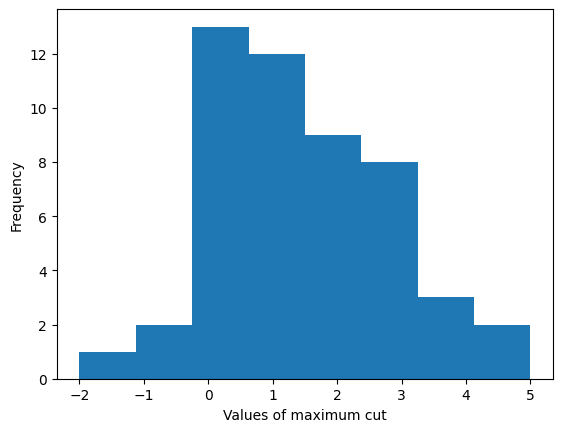

The script that saved this image:
# ------ Import necessary packages ----
from collections import defaultdict
from dwave.system.samplers import DWaveSampler
from dwave.system.composites import EmbeddingComposite
import networkx as nx
import numpy as np

import matplotlib
matplotlib.use("agg")
from matplotlib import pyplot as plt

# from graph_creation import compexact_bipartipe_graph, stochastic_block_model
from greedy_algAlix import greedy_algorithm
from synthetic_data import stochastic_block_model
from synthetic_data import compexact_bipartipe_graph


## Run the approximate bipartipe graph and the greedy algorithm a hundred times and save the results 
M =5 # number of run 
nsize = 10 #size of the graph

#create vector to save the results in
res_diff = np.array([]) #the difference in results
greedy_score = np.array([]) #the greedy score 
quantum_score = np.array([]) #the quantum score 

for i in range(0,M):
    ## Classical algorithm - greedy 
    G = stochastic_block_model(nsize,a=0.1,b=0.5,c=0.1,d=0.1)
    _,_,Sg = greedy_algorithm(G)
    greedy_score = np.append(greedy_score,Sg)

    ## Quantum Annealing
    ## ------- Set up our QUBO dictionary -------
    Q = defaultdict(int)
    ## Update Q matrix for every edge in the graph
    for i, j in G.edges:
        Q[(i,i)]+= -1
        Q[(j,j)]+= -1
        Q[(i,j)]+= 2
    # # ------- Run our QUBO on the QPU -------
    # Set up QPU parameters
    chainstrength = 8
    numruns = 10
    # # Run the QUBO on the solver from your config file
    sampler = EmbeddingComposite(DWaveSampler())
    response = sampler.sample_qubo(Q,
                                chain_strength=chainstrength,
                                num_reads=numruns,
                                label='Example - Maximum Cut')

    en_quant_list = []
    for sample, E in response.data(fields=['sample','energy']):
        en_quant_list.append(E)
    print("engergy list ")
    print(en_quant_list)
    max_en = - 1*min(en_quant_list)
    print("Maximum energy")
    print(max_en)
    quantum_score = np.append(quantum_score,max_en)

    ## Compute the difference
    diff = max_en-Sg
    print("difference between greedy alg and quant annealing")
    print(diff)
    res_diff = np.append(res_diff,diff)
    

## Histograms
mxres = int(res_diff.max())
mnres = int(res_diff.min())
fig1, ax1 = plt.subplots()
# f,(ax1,ax2) = plt.subplots(1,2,figsize=(10,5))
hist, bin_edges = np.histogram(res_diff, range=(mnres, mxres), bins= mxres-mnres+1)
# An "interface" to matplotlib.axes.Axes.hist() method
n, bins,_ = plt.hist(x=res_diff, bins=bin_edges)
ax1.set_xlabel('Values of maximum cut')
ax1.set_ylabel('Frequency')
filename = "maxcut_hist.png"
fig1.savefig(filename, bbox_inches='tight')
print("finish")
print("hist")
print(hist)

## Scatter plot 
## plot the scatter plot
fig2, ax2 = plt.subplots()
#ax1.xlabel('Scatter plot of maximum cut')
ax2.scatter(x=quantum_score, y = greedy_score)
ax2.set_ylabel('Greedy algorithm score')
ax2.set_xlabel('Quantum annealing score')
ax2.set_xlim([0, max(max(quantum_score),max(greedy_score))+3])
ax2.set_ylim([0, max(max(quantum_score),max(greedy_score))+3])
filename = "maxcut_scatter.png"
fig2.savefig(filename, bbox_inches='tight')
print("finish")
print("hist")
print(hist)
